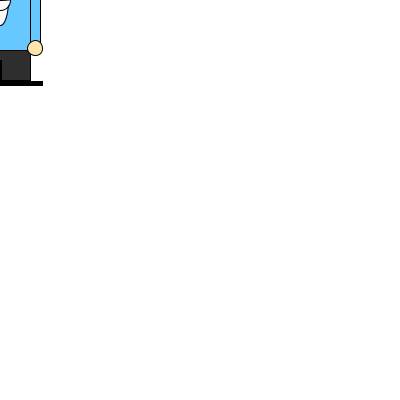
Frame 1 (no input)
Frame 60 (the mouse pressed at the canvas centre just before this capture): identical to frame 1, image omitted
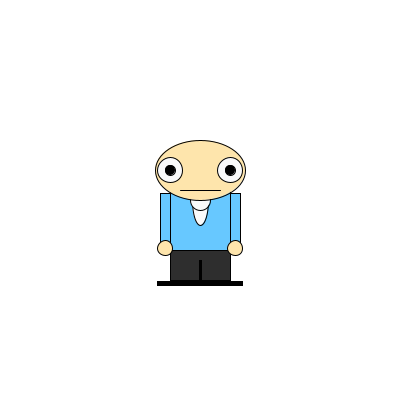
Frame 120 (the mouse held since frame 60 and released just before this capture)

The Processing sketch that drew these frames (run headless with seeded random() and noise(); from frame 60 on, the mouse is pressed at the canvas centre):

// Processing sketch: processing_16664
// ── processing_16664.pde

void setup(){
  size(400,400);
  smooth();
}

void draw(){
  background(255);
  ellipseMode(CENTER);
  rectMode(CENTER); 
 
  // Body
  stroke(0);
  fill(#67C8FF );
  rect(mouseX,mouseY,60,100);
  fill(250);
  ellipse(mouseX, mouseY, 16, 50);
  ellipse(mouseX,mouseY, 20, 20);
  
  // Head
  fill( #FEE5AC );
  ellipse(mouseX,mouseY-30,90,60); 
  
  // Eyes
  fill(250); 
  ellipse(mouseX-30,mouseY-30,25,25); 
  ellipse(mouseX+30,mouseY-30,25,25);
  fill(0);
  ellipse(mouseX+30,mouseY-30,10,10);
  ellipse(mouseX-30,mouseY-30,10,10); 
  
  // Mouth
  line(mouseX-20,mouseY-10,mouseX+20,mouseY-10);
  
  // Legs
  fill(#2E2E2E);
  rect(mouseX,mouseY+65,60,30);
  fill(0);
  rect(mouseX,mouseY+70,2,20);
  
  // Shoes
  rect(mouseX,mouseY+83,85,4);
  
  //Arms
  fill(#67C8FF);
  rect(mouseX-35,mouseY+18,10,50);
  rect(mouseX+35,mouseY+18,10,50);
  fill(#FEE5AC);
  ellipse(mouseX-35,mouseY+48,15,15);
  ellipse(mouseX+35,mouseY+48,15,15);
}
